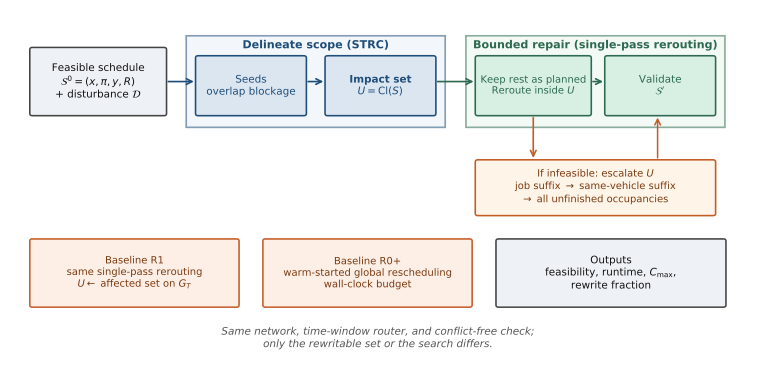

Here is the Python script that generated this plot:
"""STRC 框架总图:测量(闭包)→有界协调→对照臂。无需实验数据。"""
from __future__ import annotations

import os

import matplotlib

matplotlib.use("Agg")
import matplotlib.pyplot as plt  # noqa: E402
from matplotlib.patches import FancyBboxPatch, FancyArrowPatch, Rectangle

HERE = os.path.dirname(os.path.abspath(__file__))
OUT = os.path.join(HERE, "fig_strc_framework")

C_MEAS = "#1f4e79"
C_REP = "#2d6a4f"
C_CTRL = "#c45c26"
C_BOX = "#f7f7f7"
C_EDGE = "#444444"


def box(ax, x, y, w, h, text, fc=C_BOX, ec=C_EDGE, fs=8, bold=False, tc="#111111"):
    ax.add_patch(FancyBboxPatch(
        (x, y), w, h, boxstyle="round,pad=0.02,rounding_size=0.05",
        facecolor=fc, edgecolor=ec, linewidth=1.15, zorder=2))
    ax.text(x + w / 2, y + h / 2, text, ha="center", va="center",
            fontsize=fs, fontweight=("bold" if bold else "normal"),
            color=tc, zorder=3, linespacing=1.25)


def arrow(ax, x1, y1, x2, y2, color=C_EDGE, lw=1.2):
    ax.annotate("", xy=(x2, y2), xytext=(x1, y1),
                arrowprops=dict(arrowstyle="->", color=color, lw=lw),
                zorder=1)


def main() -> None:
    fig, ax = plt.subplots(figsize=(7.6, 3.7))
    ax.set_xlim(0, 14)
    ax.set_ylim(-0.15, 8)
    ax.axis("off")

    # Input
    box(ax, 0.3, 5.6, 2.6, 1.6,
        "Feasible schedule\n$\\mathcal{S}^0=(x,\\pi,y,R)$\n+ disturbance $\\mathcal{D}$",
        fc="#eef2f6", fs=7.5)

    # Measure strip
    ax.add_patch(Rectangle((3.3, 5.3), 5.0, 2.2, facecolor="#e8eef5",
                            edgecolor=C_MEAS, lw=1.2, alpha=0.55, zorder=0))
    ax.text(5.8, 7.2, "Delineate scope (STRC)", ha="center", fontsize=8,
            color=C_MEAS, fontweight="bold")
    box(ax, 3.5, 5.6, 2.1, 1.4, "Seeds\noverlap blockage", fc="#dce6f1",
        ec=C_MEAS, fs=7.5, tc=C_MEAS)
    box(ax, 6.0, 5.6, 2.1, 1.4, "Impact set\n$U=\\mathrm{Cl}(S)$", fc="#dce6f1",
        ec=C_MEAS, fs=7.5, bold=True, tc=C_MEAS)

    # Repair strip
    ax.add_patch(Rectangle((8.7, 5.3), 5.0, 2.2, facecolor="#e9f5ee",
                            edgecolor=C_REP, lw=1.2, alpha=0.55, zorder=0))
    ax.text(11.2, 7.2, "Bounded repair (single-pass rerouting)", ha="center", fontsize=8,
            color=C_REP, fontweight="bold")
    box(ax, 8.9, 5.6, 2.2, 1.4, "Keep rest as planned\nReroute inside $U$",
        fc="#d8efe3", ec=C_REP, fs=7.2, tc=C_REP)
    box(ax, 11.4, 5.6, 2.1, 1.4, "Validate\n$\\mathcal{S}'$",
        fc="#d8efe3", ec=C_REP, fs=7.5, tc=C_REP)

    arrow(ax, 2.9, 6.4, 3.5, 6.4, C_MEAS)
    arrow(ax, 5.6, 6.4, 6.0, 6.4, C_MEAS)
    arrow(ax, 8.1, 6.4, 8.9, 6.4, C_REP)
    arrow(ax, 11.1, 6.4, 11.4, 6.4, C_REP)

    # Escalate branch
    box(ax, 8.9, 3.2, 4.6, 1.3,
        "If infeasible: escalate $U$\njob suffix $\\rightarrow$ same-vehicle suffix\n$\\rightarrow$ all unfinished occupancies",
        fc="#fff4e8", ec=C_CTRL, fs=7.2, tc="#7a3b10")
    arrow(ax, 10.0, 5.6, 10.0, 4.5, C_CTRL)
    ax.annotate("", xy=(12.4, 5.6), xytext=(12.4, 4.5),
                arrowprops=dict(arrowstyle="->", color=C_CTRL, lw=1.1))

    # Controls
    box(ax, 0.3, 1.0, 4.0, 1.6,
        "Baseline R1\nsame single-pass rerouting\n$U\\leftarrow$ affected set on $G_T$",
        fc="#fdeee6", ec=C_CTRL, fs=7.2, tc="#7a3b10")
    box(ax, 4.8, 1.0, 4.0, 1.6,
        "Baseline R0+\nwarm-started global rescheduling\nwall-clock budget",
        fc="#fdeee6", ec=C_CTRL, fs=7.2, tc="#7a3b10")
    box(ax, 9.3, 1.0, 4.4, 1.6,
        "Outputs\nfeasibility, runtime, $C_{\\max}$,\nrewrite fraction",
        fc="#eef2f6", fs=7.5)

    ax.text(7.0, 0.32,
            "Same network, time-window router, and conflict-free check;",
            ha="center", fontsize=7.5, color="#555555", style="italic")
    ax.text(7.0, 0.02,
            "only the rewritable set or the search differs.",
            ha="center", fontsize=7.5, color="#555555", style="italic")

    fig.tight_layout()
    fig.savefig(OUT + ".pdf")
    fig.savefig(OUT + ".png")
    print("wrote", OUT + ".pdf")


if __name__ == "__main__":
    main()
